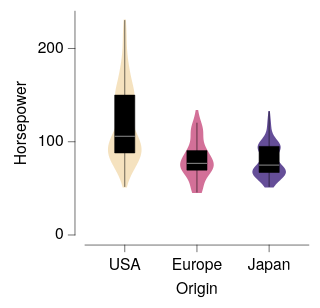

Write a Vega-Lite specification for this figure.
### Vega-Lite specification from a JSON file in a GitHub repository (floating-point values rounded to 4 significant figures; data arrays with more than 128 entries replaced by an {"elided": "..."} marker saying what was removed)
{"background": null, "config": {"arc": {"fill": "#DBDBDB", "fillOpacity": 1.0, "innerRadius": 25.0, "padAngle": 0.03, "stroke": "black", "strokeOpacity": 1, "strokeWidth": 0.25}, "area": {"fill": "#DBDBDB", "fillOpacity": 1.0, "stroke": "black", "strokeOpacity": 1, "strokeWidth": 0.25}, "axis": {"domain": true, "domainCap": "round", "domainColor": "black", "domainWidth": 0.25, "grid": false, "gridCap": "round", "gridColor": "#F1F1F1", "gridDash": [0, 0], "gridOpacity": 1.0, "gridWidth": 0.25, "labelColor": "black", "labelFont": "HelveticaNeue", "labelFontSize": 7, "labelFontStyle": "normal", "labelFontWeight": 400, "offset": 4.5, "ticks": true, "tickCap": "round", "tickColor": "black", "tickRound": false, "tickSize": 3, "tickWidth": 0.25, "titleColor": "black", "titleFont": "HelveticaNeue", "titleFontSize": 7, "titleFontStyle": "normal", "titleFontWeight": 400}, "axisX": {"domain": true, "labelAlign": "center", "labelAngle": 0, "labels": true, "ticks": true, "translate": 0}, "axisY": {"domain": true, "labelAlign": "right", "labelAngle": 0, "labels": true, "ticks": true, "translate": 0}, "axisRight": {"domain": true, "labelAlign": "left", "labelAngle": 0, "labels": true, "ticks": true, "translate": 0}, "axisTop": {"domain": true, "labelAlign": "center", "labelAngle": 0, "labels": true, "ticks": true, "translate": 0}, "axisBand": {"tickOffset": 0}, "bar": {"fill": "#DBDBDB", "fillOpacity": 1.0, "stroke": "black", "strokeOpacity": 1, "strokeWidth": 0.25}, "boxplot": {"size": 9.0, "ticks": {"cornerRadius": 0.25, "fill": "black", "size": 4.5, "thickness": 0.25}, "box": {"fillOpacity": 1.0, "stroke": "black", "strokeOpacity": 1, "strokeWidth": 0.25}, "median": {"fill": "black", "fillOpacity": 1.0, "size": 9.0, "thickness": 0.25}, "rule": {"fill": "black", "fillOpacity": 1.0, "size": 10.0, "stroke": "black", "strokeDash": [0, 0], "strokeOpacity": 1, "strokeWidth": 0.25}, "outliers": {"color": "black", "fill": "black", "fillOpacity": 1.0, "size": 0, "stroke": "black", "strokeOpacity": 1, "strokeWidth": 0.25}}, "circle": {"fill": "black", "fillOpacity": 1.0, "size": 0.5, "stroke": null, "strokeOpacity": 1, "strokeWidth": 0.25}, "errorband": {"band": {"fillOpacity": 0.6, "stroke": null, "strokeWidth": 0.25, "strokeOpacity": 1}, "borders": {"opacity": 0, "strokeOpacity": 0.25, "strokeWidth": 1}}, "errorbar": {"opacity": 1, "rule": {"strokeDash": [0, 0], "strokeWidth": 0.5}, "ticks": {"color": "black", "cornerRadius": 0.25, "opacity": 1, "size": 6.0, "thickness": 0.5}, "thickness": 0.5}, "font": "HelveticaNeue", "geoshape": {"fill": "#DBDBDB", "fillOpacity": 1.0, "stroke": "black", "strokeOpacity": 1, "strokeWidth": 0.25}, "header": {"labelColor": "black", "labelFont": "HelveticaNeue", "labelFontSize": 7, "labelFontStyle": "normal", "labelFontWeight": 400, "titleColor": "black", "titleFont": "HelveticaNeue", "titleFontSize": 7, "titleFontStyle": "normal", "titleFontWeight": 400, "titlePadding": 0}, "legend": {"disable": false, "offset": 4.5, "gradientLength": 50.0, "gradientThickness": 5.0, "gradientOpacity": 1.0, "gradientStrokeColor": "black", "gradientStrokeWidth": 0.25, "labelColor": "black", "labelFont": "HelveticaNeue", "labelFontSize": 7, "labelFontStyle": "normal", "labelFontWeight": 400, "strokeColor": "black", "strokeWidth": 0, "symbolSize": 42, "symbolStrokeColor": "black", "symbolStrokeWidth": 0.25, "titleColor": "black", "titleFont": "HelveticaNeue", "titleFontSize": 7, "titleFontStyle": "normal", "titleFontWeight": 400}, "line": {"color": "black", "stroke": "black", "strokeCap": "round", "strokeDash": [0, 0], "strokeOpacity": 1, "strokeWidth": 0.375}, "point": {"filled": true, "fill": "#DBDBDB", "fillOpacity": 1.0, "size": 5.0, "stroke": "black", "strokeOpacity": 1, "strokeWidth": 0.25}, "range": {"category": ["#C6D9F1", "#F1C9CB", "#FEF0B9", "#CEE37A", "#7AA8E0", "#E589A3", "#FDDD5D", "#68B961", "#4177B1", "#C35082", "#E5C227", "#438156"], "diverging": {"scheme": ["#C35082", "#CE6D94", "#D989A7", "#E2A4BA", "#EABFCE", "#F1DBE2", "#F6F6F6", "#D7E0EB", "#B9CBE0", "#9BB6D5", "#7DA1C9", "#5F8CBD", "#4177B1"]}, "heatmap": {"scheme": ["#DFE9F7", "#C6D9F1", "#ADC8EC", "#94B8E6", "#7AA8E0", "#6097DA", "#4D87CA", "#4177B1", "#386898", "#2F597F", "#264A69", "#1D3A58"]}, "ordinal": {"scheme": ["#F1F1F1", "#DBDBDB", "#C6C6C6", "#B2B2B2", "#9D9D9D", "#898989", "#767676", "#636363", "#515151", "#404040", "#2F2F2F", "#1F1F1F"]}, "ramp": {"scheme": ["#DFE9F7", "#C6D9F1", "#ADC8EC", "#94B8E6", "#7AA8E0", "#6097DA", "#4D87CA", "#4177B1", "#386898", "#2F597F", "#264A69", "#1D3A58"]}}, "rule": {"color": "black", "stroke": "black", "strokeCap": "round", "strokeDash": [2, 2], "strokeOpacity": 1, "strokeWidth": 0.25}, "scale": {"bandPaddingInner": 0.1, "bandPaddingOuter": 0.1, "round": false}, "rect": {"fill": "#DBDBDB", "fillOpacity": 1.0, "stroke": "black", "strokeOpacity": 1, "strokeWidth": 0.25}, "square": {"fill": "#DBDBDB", "fillOpacity": 1.0, "size": 10.0, "stroke": "black", "strokeOpacity": 1, "strokeWidth": 0.25}, "text": {"color": "black", "font": "HelveticaNeue", "fontSize": 7, "fontStyle": "normal", "fontWeight": 400}, "title": {"anchor": "middle", "frame": "group", "color": "black", "font": "HelveticaNeue", "fontSize": 7, "fontStyle": "normal", "fontWeight": 400, "subtitleColor": "black", "subtitleFont": "HelveticaNeue", "subtitleFontSize": "HelveticaNeue", "subtitleFontStyle": "normal", "subtitleFontWeight": 400}, "view": {"continuousWidth": 100, "continuousHeight": 100, "discreteWidth": 100, "discreteHeight": 100, "fill": null, "stroke": null, "strokeWidth": 0.25}}, "layer": [{"data": {"name": "data-436178437a4916390a797cd3a4c4a67d"}, "mark": {"type": "line", "fillOpacity": 0.85, "filled": true, "strokeOpacity": 0, "strokeWidth": 0.25}, "encoding": {"color": {"field": "__group", "legend": null, "scale": {"range": ["#F4DDB4", "#CC5887", "#4B2F87"]}, "sort": ["USA", "Europe", "Japan"], "title": null, "type": "nominal"}, "order": {"field": "__order", "type": "quantitative"}, "x": {"axis": null, "field": "__x", "scale": {"domain": [0, 100]}, "type": "quantitative"}, "y": {"field": "__y", "title": "Horsepower", "type": "quantitative"}}}, {"data": {"name": "data-d7a230a7326baf606a19256938f2a2d2"}, "mark": {"type": "boxplot", "color": "black", "median": {"fill": "white"}, "rule": {"stroke": "black"}, "ticks": false}, "encoding": {"x": {"axis": {}, "field": "Origin", "sort": ["USA", "Europe", "Japan"], "title": "Origin", "type": "nominal"}, "y": {"field": "Horsepower", "title": "Horsepower", "type": "quantitative"}}}], "resolve": {"axis": {"x": "independent"}}, "$schema": "https://vega.github.io/schema/vega-lite/v6.4.1.json", "datasets": {"data-436178437a4916390a797cd3a4c4a67d": {"elided": "1200 records"}, "data-d7a230a7326baf606a19256938f2a2d2": {"elided": "400 records"}}}
